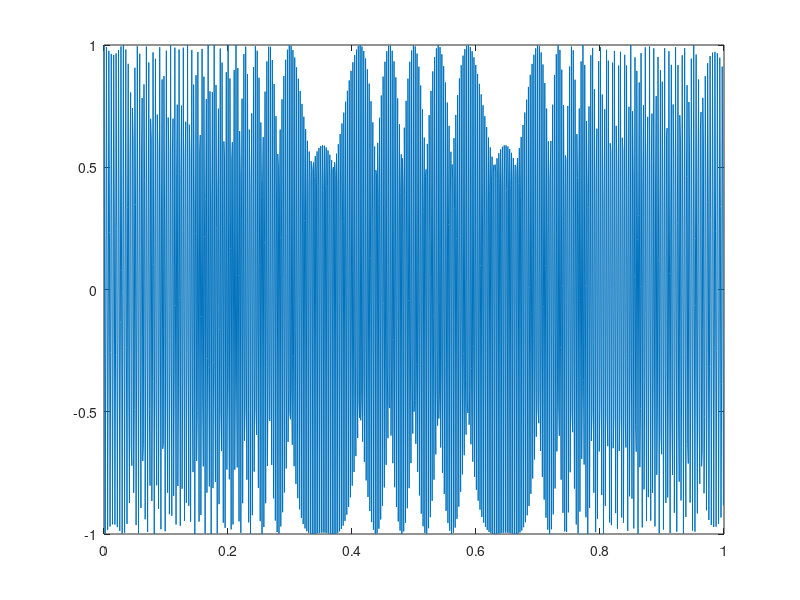

MATLAB code for this plot: (Note: this script raises an error after producing the figure.)
% This function tests STFT and STFT-based SST
addpath('./util')
addpath('./Fast_Synchrosqueezing_Transform')
close all;clear;clc;
fs=1024;
t=(0:1024-1)/fs;
A1=1;A2=1;A3=1;
fc1=100;fc3=450;Am=20;fm=10;alpha=250;beta=400;gama=-400;
x1=A1*cos(2*pi*fc1*t-Am/fm*cos(2*pi*fm*t));
x2=A2*cos(2*pi*alpha*t+pi*beta*t.^2+2*pi/3*gama*t.^3);
x3=A3*cos(2*pi*fc1*t-pi/4);
x5=100*(t-0.5);
x4=cos(2*pi*(256*t+0.4*(x5.*log(x5+sqrt(x5.^2+1))-cosh(log(x5+sqrt(x5.^2+1))))));
x=x2;
% x=awgn(x,5,'measured');

figure
plot(t,x)

sigma=0.01;nfft=length(x);

%}
tic
[s,Tx,time,freqr,win]=Fast_STFT_SST_Matrix_ZoomNoRecon(x,fs,sigma,5,1,fs/2,4);
toc
figure
imagesc(time,freqr,abs(Tx));axis xy

%}
